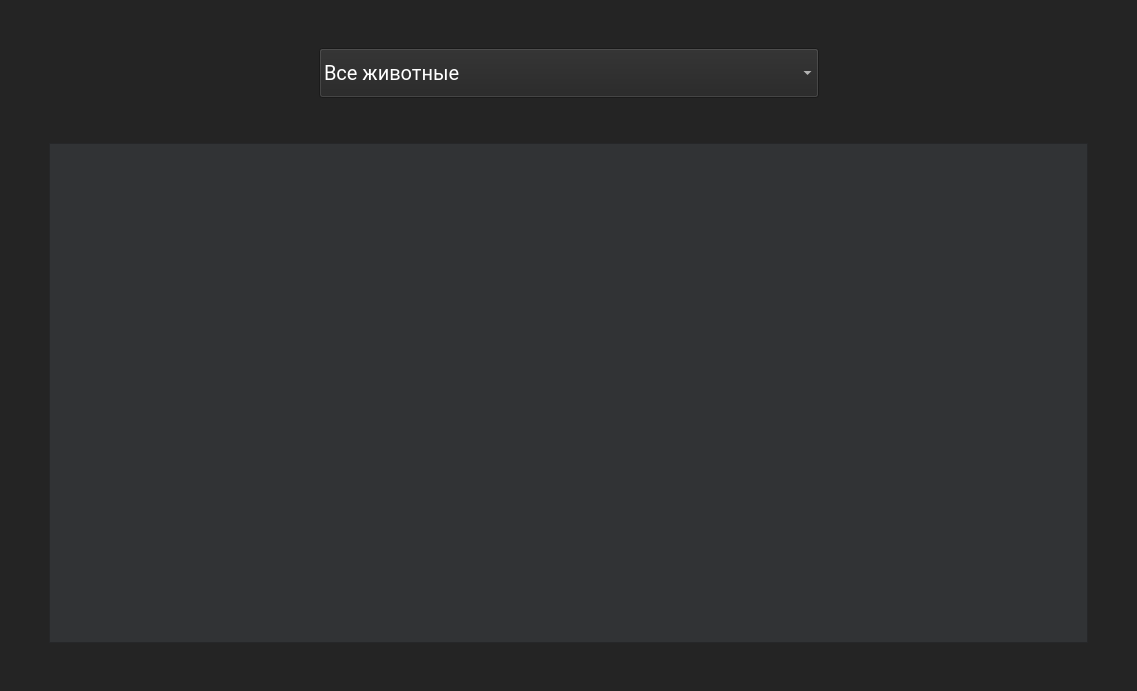
<?xml version="1.0" encoding="UTF-8"?>
<ui version="4.0">
 <class>ListAnimalsWindow</class>
 <widget class="QMainWindow" name="ListAnimalsWindow">
  <property name="geometry">
   <rect>
    <x>0</x>
    <y>0</y>
    <width>1137</width>
    <height>691</height>
   </rect>
  </property>
  <property name="windowTitle">
   <string>MainWindow</string>
  </property>
  <widget class="QWidget" name="centralwidget">
   <property name="styleSheet">
    <string notr="true">QWidget{
	background-color: #242424;
	font-family: Roboto;
	color: white;
	font-size: 20px;
	font-weight: 100px;
}
</string>
   </property>
   <layout class="QVBoxLayout" name="verticalLayout">
    <item>
     <spacer name="verticalSpacer_3">
      <property name="orientation">
       <enum>Qt::Vertical</enum>
      </property>
      <property name="sizeType">
       <enum>QSizePolicy::Preferred</enum>
      </property>
      <property name="sizeHint" stdset="0">
       <size>
        <width>20</width>
        <height>40</height>
       </size>
      </property>
     </spacer>
    </item>
    <item>
     <layout class="QHBoxLayout" name="horizontalLayout">
      <item>
       <spacer name="horizontalSpacer_2">
        <property name="orientation">
         <enum>Qt::Horizontal</enum>
        </property>
        <property name="sizeType">
         <enum>QSizePolicy::Expanding</enum>
        </property>
        <property name="sizeHint" stdset="0">
         <size>
          <width>40</width>
          <height>20</height>
         </size>
        </property>
       </spacer>
      </item>
      <item>
       <widget class="QComboBox" name="comboBox">
        <property name="minimumSize">
         <size>
          <width>500</width>
          <height>50</height>
         </size>
        </property>
        <property name="insertPolicy">
         <enum>QComboBox::InsertAtBottom</enum>
        </property>
        <item>
         <property name="text">
          <string>Все животные</string>
         </property>
        </item>
        <item>
         <property name="text">
          <string>Больные животные</string>
         </property>
        </item>
        <item>
         <property name="text">
          <string>Здоровые животные</string>
         </property>
        </item>
        <item>
         <property name="text">
          <string>Списанные животные</string>
         </property>
        </item>
        <item>
         <property name="text">
          <string>Голодные животные</string>
         </property>
        </item>
        <item>
         <property name="text">
          <string>Сытые животные</string>
         </property>
        </item>
       </widget>
      </item>
      <item>
       <spacer name="horizontalSpacer">
        <property name="orientation">
         <enum>Qt::Horizontal</enum>
        </property>
        <property name="sizeType">
         <enum>QSizePolicy::Expanding</enum>
        </property>
        <property name="sizeHint" stdset="0">
         <size>
          <width>40</width>
          <height>20</height>
         </size>
        </property>
       </spacer>
      </item>
     </layout>
    </item>
    <item>
     <spacer name="verticalSpacer_2">
      <property name="orientation">
       <enum>Qt::Vertical</enum>
      </property>
      <property name="sizeType">
       <enum>QSizePolicy::Preferred</enum>
      </property>
      <property name="sizeHint" stdset="0">
       <size>
        <width>20</width>
        <height>40</height>
       </size>
      </property>
     </spacer>
    </item>
    <item>
     <layout class="QHBoxLayout" name="horizontalLayout_2">
      <property name="spacing">
       <number>0</number>
      </property>
      <item>
       <spacer name="horizontalSpacer_3">
        <property name="orientation">
         <enum>Qt::Horizontal</enum>
        </property>
        <property name="sizeType">
         <enum>QSizePolicy::Preferred</enum>
        </property>
        <property name="sizeHint" stdset="0">
         <size>
          <width>40</width>
          <height>20</height>
         </size>
        </property>
       </spacer>
      </item>
      <item>
       <widget class="QTableWidget" name="tableWidget">
        <property name="minimumSize">
         <size>
          <width>900</width>
          <height>500</height>
         </size>
        </property>
        <property name="maximumSize">
         <size>
          <width>100000</width>
          <height>100000</height>
         </size>
        </property>
        <property name="styleSheet">
         <string notr="true">QTableWidget{
	background-color:  #313335;
}</string>
        </property>
        <property name="editTriggers">
         <set>QAbstractItemView::NoEditTriggers</set>
        </property>
        <property name="selectionMode">
         <enum>QAbstractItemView::NoSelection</enum>
        </property>
        <property name="selectionBehavior">
         <enum>QAbstractItemView::SelectItems</enum>
        </property>
        <property name="showGrid">
         <bool>true</bool>
        </property>
       </widget>
      </item>
      <item>
       <spacer name="horizontalSpacer_4">
        <property name="orientation">
         <enum>Qt::Horizontal</enum>
        </property>
        <property name="sizeType">
         <enum>QSizePolicy::Preferred</enum>
        </property>
        <property name="sizeHint" stdset="0">
         <size>
          <width>40</width>
          <height>20</height>
         </size>
        </property>
       </spacer>
      </item>
     </layout>
    </item>
    <item>
     <spacer name="verticalSpacer">
      <property name="orientation">
       <enum>Qt::Vertical</enum>
      </property>
      <property name="sizeType">
       <enum>QSizePolicy::Preferred</enum>
      </property>
      <property name="sizeHint" stdset="0">
       <size>
        <width>20</width>
        <height>40</height>
       </size>
      </property>
     </spacer>
    </item>
   </layout>
  </widget>
 </widget>
 <resources/>
 <connections/>
</ui>
